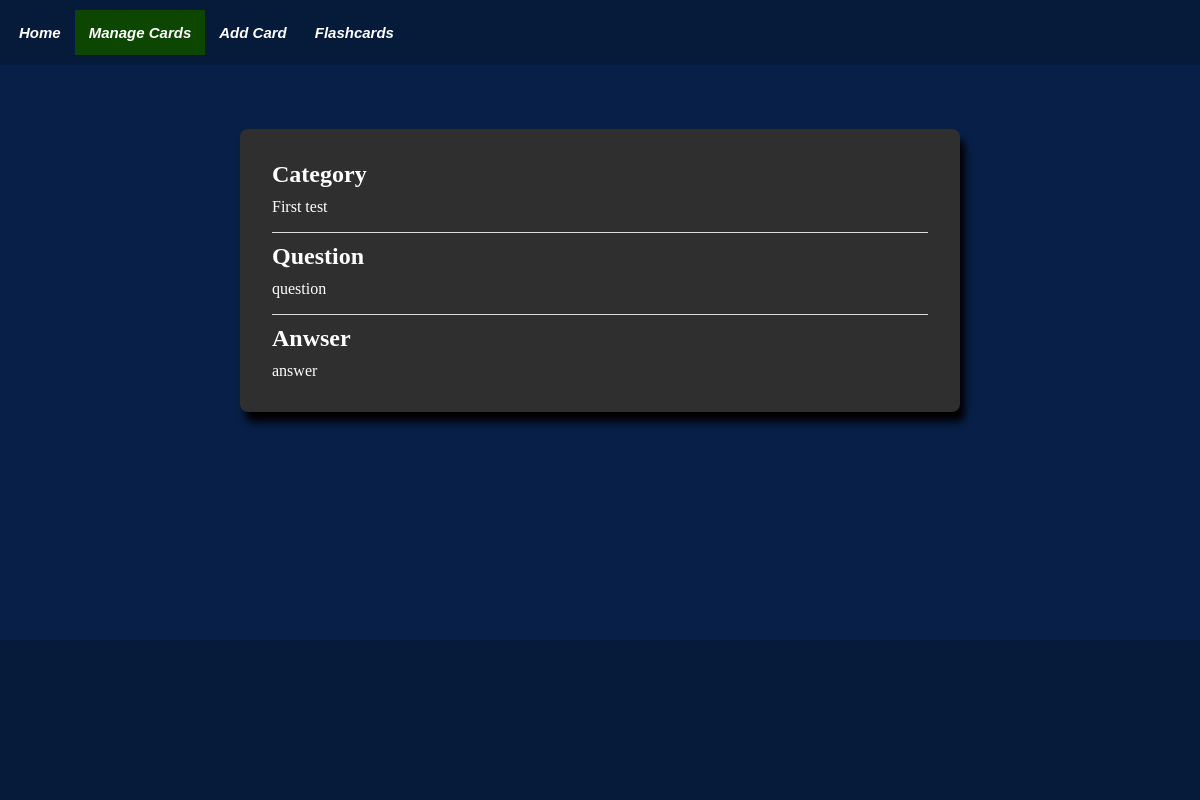
The app's page /view_flashcard/2, older data.
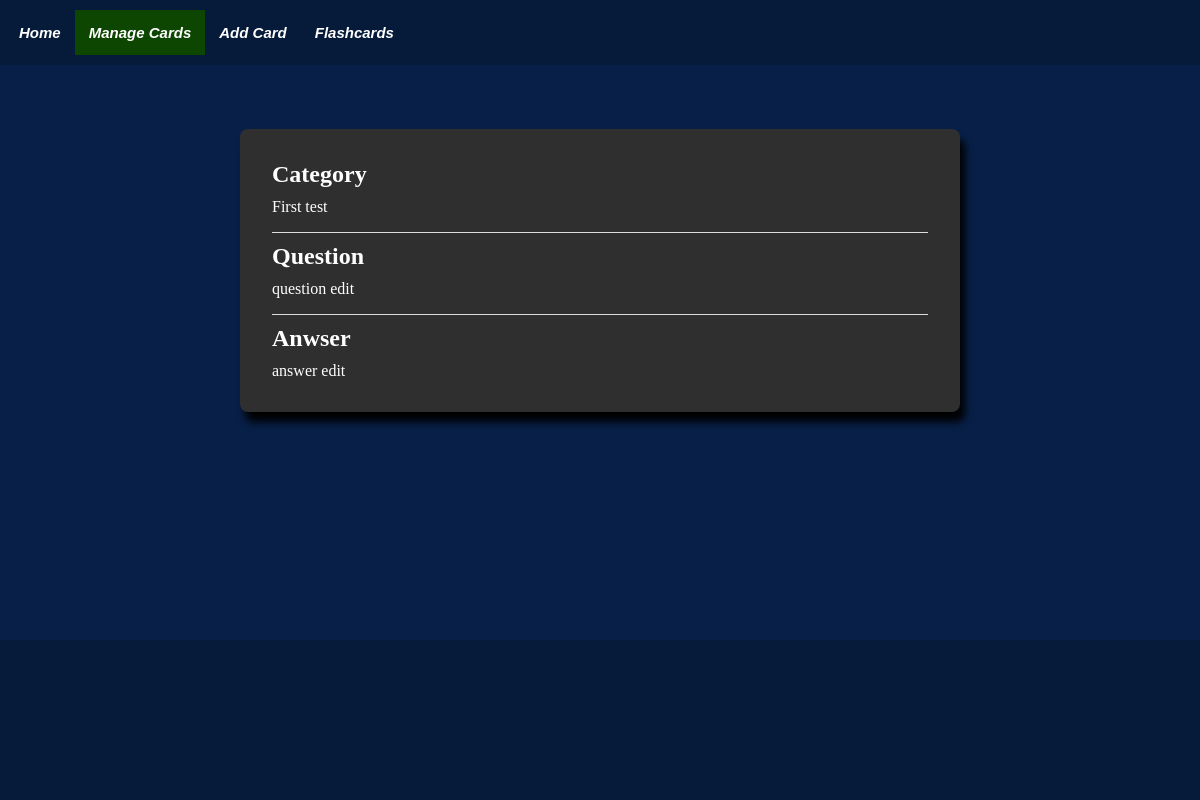
The same page, newer data.
### tables this page shows
CREATE TABLE Flashcards(
                    cid INTEGER PRIMARY KEY AUTOINCREMENT,
                    category TEXT NOT NULL,
                    question TEXT,
                    answer TEXT,
                    qid INTEGER REFERENCES Figure(fid), 
                    aid INTEGER REFERENCES Figure(fid)
            );

### app.py (the view)
@app.route("/view_flashcard/<key>")
def view_flashcard_route(key):
    data = database.view_card(key=key)
    categories = database.view_allcategories()
    return render_template('view_flashcard.html', nav_id="manage-page", data=data, categories=categories)

### templates/view_flashcard.html (shortened to what this page needs)
{% extends "base.html" %}
{% block content %}
<div class="flashcard-content">
    <div class="flashcard-content-inner">
        <h2>Category</h2>
        <p>{{ data['category'] | escape }}</p>
    </div>
    <div class="flashcard-content-inner">
        <h2>Question</h2>
        <p>{{ data['question'] | escape }}</p>
    </div>
    <div class="flashcard-content-inner">
        <h2>Anwser</h2>
        <p>{{ data['answer'] | escape }}</p>
    </div>
</div>
{% endblock %}

### templates/base.html (shortened to what this page needs)
<!DOCTYPE html>
<html lang="en">
    <head>
        <link rel="stylesheet" type="text/css" href="{{ url_for('static', filename='css/base.css') }}">
        <link rel="stylesheet" type="text/css" href="{{ url_for('static', filename='css/prism.css') }}">
    </head>
    <body>
        <div id="nav-bar">
            <ul class="nav">
                <li><a href="{{  url_for('home')  }}" class="nav-tile {% if nav_id == 'home-page' %}active{% endif %}">Home</a></li>
                <li><a href="{{  url_for('manage_flashcards_route')  }}" class="nav-tile {% if nav_id == 'manage-page' %}active{% endif %}">Manage Cards</a></li>
                <li><a href="{{  url_for('add_flashcard_route')  }}" class="nav-tile {% if nav_id == 'add-page' %}active{% endif %}">Add Card</a></li>
                <li>
                    <div class="dropdown {% if nav_id == 'flashcard-page' %}active{% endif %}">
                        <button class="dropbtn nav-tile">Flashcards</button>
                    </div>
                </li>
            </ul>
        </div>
        <div id="flash-messages">
        </div>
        <div class="content">
            {% block content %}{% endblock %}
        </div>
        <footer></footer>
    </body>
</html>

### static/css/base.css (style rules this page uses)
* { padding: 0; margin: 0; box-sizing: border-box; }
body { background-color: #082048; font-family: 'Times New Roman', Times, serif; width: 100%; position: relative; display: flex; flex-direction: column; min-height: 100vh; }
.content { flex: 1; }
#nav-bar { padding: 10px 0px 10px 5px; margin-bottom: 1rem; background-color: rgba(0, 0, 0, 0.2); display: flex; flex-direction: row; }
.nav { list-style-type: none; margin: 0; padding: 0; overflow: hidden; }
.nav li { display: inline; float: left; }
.nav-tile { font-size: 15px; font-family: Arial, sans-serif; font-weight: bold; font-style: italic; display: block; color: #FFFFFF; text-align: center; padding: 14px; text-decoration: none; }
.active { background: #0d4600; }
.dropbtn { background-color: inherit; border: none; }
#flash-messages { margin: 0 4rem 1rem 4rem; height: 2rem; overflow: hidden; }
.flashcard-content { background-color: #2f2f2f; color: #FFFFFF; box-shadow: 5px 10px 8px #000; margin: 0 auto 4rem auto; padding: 1rem; border-radius: 8px; width: 60vw; }
.flashcard-content-inner { margin: 1rem; border-top: 1px solid #ddd;; }
.flashcard-content-inner h2 { margin: 10px 0; }
.flashcard-content-inner:first-child { border-top: none; }
footer { height: 10rem; background-color: rgba(0, 0, 0, 0.2); }

Row changes from the older to the newer data that the page shows:
changed Flashcards "First test": question "question" → "question edit"; answer "answer" → "answer edit"
